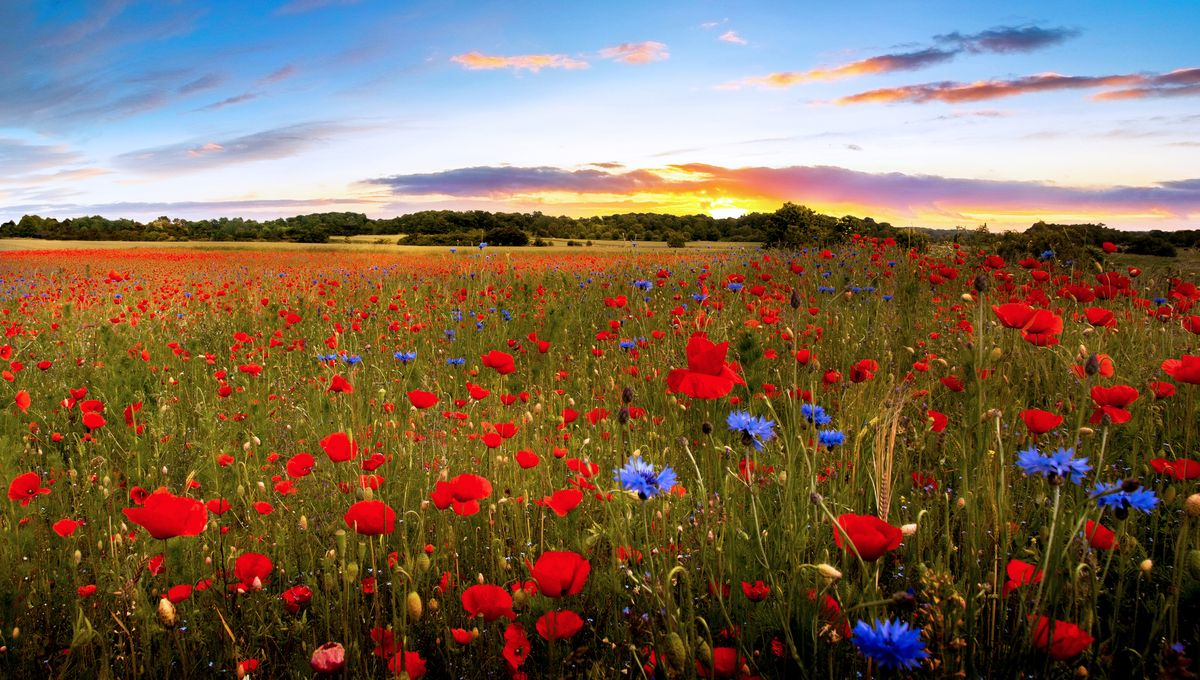
#> input picture im1.jpg, 1200 x 680 px; its folder holds 6 pictures in this run
$ python -i harmoeval.py   (imports and definitions only)
#> lines starting #> are read from the running program, lines starting #| are printed output that depends on the picture
import tkinter as tk
from tkinter import ttk, messagebox
from PIL import Image, ImageTk
import csv

# Initialisation de la fenêtre principale
# [4 lines not run here, left out]

# Styles globaux
style = ttk.Style()
# [4 lines not run here, left out]

# Variables globales
current_image_index = 0
responses = []
images = [
    {"content": "im1.jpg", "style": "style.png", "generated": "generated1.jpg"},
    {"content": "im2.jpg", "style": "style.png", "generated": "generated2.jpg"},
    {"content": "im3.jpg", "style": "style.png", "generated": "generated3.jpg"},
]

criteria = ["Fidelite au style", "Respect du contenu", "Esthetique générale", "Originalite"]
ratings = {}
image_widgets = {}

# Fonction pour passer à l'image suivante
# [36 lines left out: function next_image, not called in this run]

# Fonction pour afficher une image
def display_image():
    global current_image_index

    # Informations sur l'image actuelle
    image_data = images[current_image_index]

    try:
        # Charger les images
        content_image = Image.open(image_data['content']).resize((240, 150))
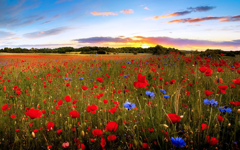
#> content_image: PIL image 240x150 RGB; mean R, G, B 125.9, 105.1, 86.3
        style_image = Image.open(image_data['style']).resize((240, 150))
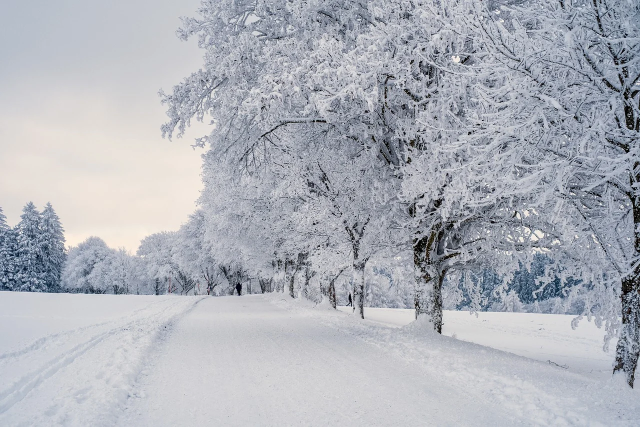
#> input picture style.png, 1280 x 853 px (shown at 1/2 size)
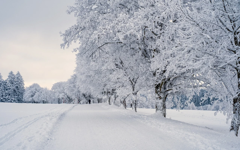
#> style_image: PIL image 240x150 RGB; mean R, G, B 174.7, 177.8, 185.7
        generated_image = Image.open(image_data['generated']).resize((240, 150))
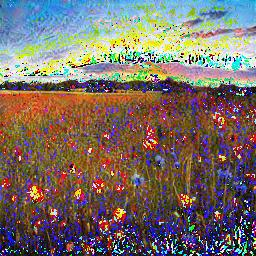
#> input picture generated1.jpg, 256 x 256 px
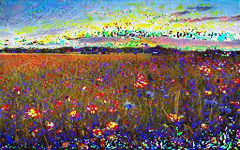
#> generated_image: PIL image 240x150 RGB; mean R, G, B 121.2, 109.2, 103.2

        # Convertir en images Tkinter
        content_photo = ImageTk.PhotoImage(content_image)
        style_photo = ImageTk.PhotoImage(style_image)
        generated_photo = ImageTk.PhotoImage(generated_image)

        # Mettre à jour les widgets
#> (the run stopped early here; a loop or call above may not have finished)
